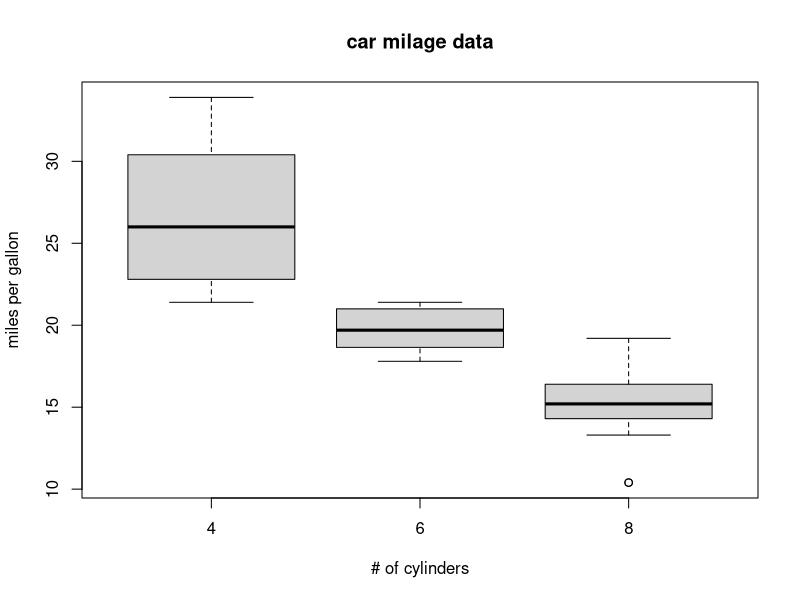

This figure's R source:
#Box Plots

boxplot(mtcars$mpg~mtcars$cyl , main = "car milage data", xlab = "# of cylinders",ylab = "miles per gallon")
